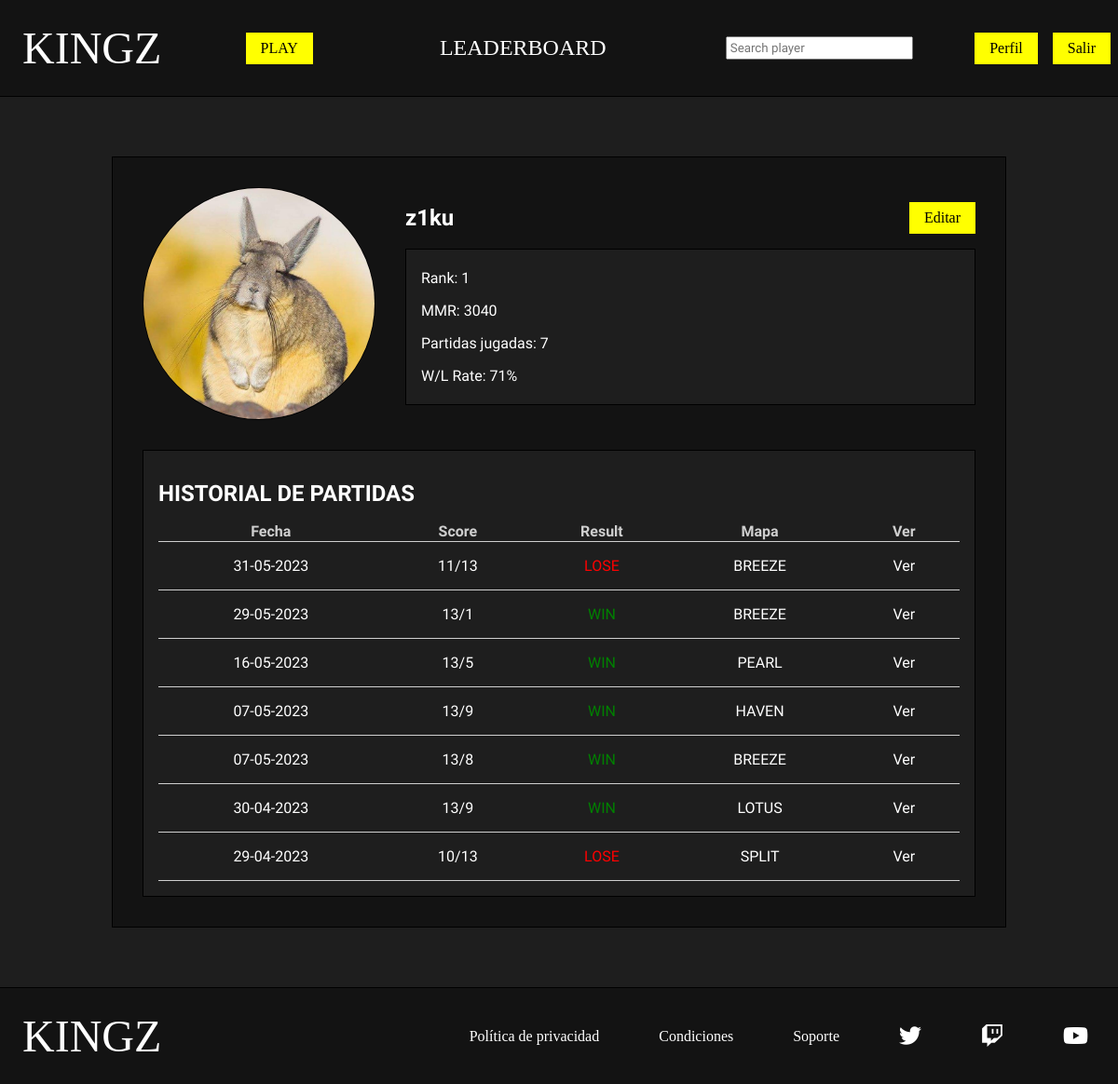
The page /php/perfil.php (signed in) on the database its author committed.
### tables this page shows
CREATE TABLE `usuario` (
  `id` bigint(20) UNSIGNED NOT NULL,
  `nick` varchar(20) NOT NULL,
  `pass` varchar(100) NOT NULL,
  `correo` varchar(50) DEFAULT NULL,
  `foto` varchar(50) DEFAULT NULL,
  `mmr` int(5) UNSIGNED DEFAULT NULL,
  `estado` tinyint(1) UNSIGNED DEFAULT NULL,
  `en_partida` tinyint(1) UNSIGNED DEFAULT NULL,
  `buscando` tinyint(1) UNSIGNED DEFAULT NULL
);

### php/perfil.php (the view, shortened to what this page needs)
<?php
    require_once "funciones.php";
?>
<!DOCTYPE html>
<html lang="en">
<head>
    <link rel="stylesheet" href="../css/estilos.css">
    <link rel="stylesheet" href="https://cdnjs.cloudflare.com/ajax/libs/font-awesome/6.2.0/css/all.min.css" />
</head>
<body>
    <?php
        if(isset($_SESSION['nick']) && isset($_SESSION['pass'])){
            $nick=$_SESSION['nick'];
            $pass=$_SESSION['pass'];
            $esAdmin=comprobarAdmin($nick,$pass);
            if($esAdmin){
                headerAdmin();
                $tipo_usu="admin";
            }else{
                headerPlayer();
                $tipo_usu="player";
            }
        }else{
            headerGuest();
            $tipo_usu="guest";
        }
    ?>
    <main>
        <section id="perfil_jugador" class="seccion">
            <?php
                $id=id_jugador_por_nick($nick);
                $datos_jugador=jugador_por_id($id);
            ?>
            <div id="jugador">
                <?php
                    if($datos_jugador['foto']!=null){
                        echo "<img src=\"../img/jugador/$datos_jugador[foto]\">";
                    }else{
                        echo "<img src=\"../img/jugador/jugador.png\">";
                    }
                ?>
                <div id="datos_jugador">
                    <div id="cabecera_perfil_jugador">
                        <?php
                            echo "<h2>$datos_jugador[nick]</h2>";
                            if($datos_jugador['nick']==$nick){
                                echo '<form action="editar_perfil.php" method="post">
                                <input type="submit" id="editar_perfil" name="editar_perfil" value="Editar">
                                <input type="hidden" name="id_usuario" value="'.$id.'">
                                </form>';
                            }
                        ?>
                    </div>
                    <div id="estadisticas">
                        <div>
                            <?php
                                $rank=obtener_rank_jugador($id);
                                echo "<p>Rank: $rank</p>";
                                echo "<p>MMR: $datos_jugador[mmr]</p>";
                                $partidas_totales=partidas_totales($id);
                                if($partidas_totales>0){
                                    $partidas_ganadas=partidas_ganadas($id);
                                    $win_rate=($partidas_ganadas/$partidas_totales) * 100;
                                    $win_truncado = intval($win_rate);
                                    echo "<p>Partidas jugadas: $partidas_totales</p>";
                                    echo "<p>W/L Rate: $win_truncado%</p>";
                                }else{
                                    echo "<p>Partidas jugadas: 0</p>";
                                    echo "<p>W/L Rate: -</p>";
                                }
                            ?>
                        </div>
                    </div>
                </div>
            </div>
            <div id="historial_jugador">
                <?php
                    $historial=obtener_historial_partidas($id);
                ?>
                <h2>HISTORIAL DE PARTIDAS</h2>
                <table>
                    <thead>
                        <tr>
                            <th>Fecha</th>
                            <th>Score</th>
                            <th>Result</th>
                            <th>Mapa</th>
                            <th>Ver</th>
                        </tr>
                    </thead>
                    <tbody>
                        <?php
                            if($historial!=null){
                                for($i=0;$i<count($historial);$i++){
                                    $fecha=date("d-m-Y",strtotime($historial[$i]['fecha']));
                                    echo '<tr>
                                    <td>'.$fecha.'</td>
                                    <td>'.$historial[$i]['resultado_a'].'/'.$historial[$i]['resultado_b'].'</td>';
                                    if($historial[$i]['ganado']==true){
                                        echo '<td class="win">WIN</td>';
                                    }else{
                                        echo '<td class="lose">LOSE</td>';
                                    }
                                    echo '<td>'.$historial[$i]['mapa'].'</td>
                                    <td><a href="match.php?id_partida='.$historial[$i]['id'].'">Ver</a></td>
                                    </tr>';
                                }
                            }
                        ?>
                    </tbody>
                </table>
            </div>
        </section>
    </main>
</body>
</html>

### css/estilos.css (style rules this page uses)
* { box-sizing: border-box; }
body { margin: 0%; background-color: #1e1e1e; font-family: 'Play', sans-serif; color: white; }
img { max-width: 100%; }
input[type=submit] { border: none; text-align: center; text-decoration: none; }
table a { text-decoration: none; color: #fff; }
.seccion { width: 80%; margin: 4rem auto; min-height: 90vh; display: flex; flex-direction: column; }
#perfil_jugador { display: flex; flex-direction: column; background-color: #131313; border: 1px solid black; padding: 2rem; color: white; }
#cabecera_perfil_jugador { display: flex; align-items: center; justify-content: space-between; }
#perfil_jugador h2 { margin: 1rem 0; }
#editar_perfil { background-color: yellow; padding: 0.5rem 1rem; font-family: "Jeju"; font-size: 1rem; margin: 1rem 0; }
#jugador { display: flex; width: 100%; }
#jugador img { border: 1px solid black; width: 250px; height: 250px; object-fit: cover; margin-right: 2rem; border-radius: 100%; }
#datos_jugador { display: flex; flex-direction: column; width: 100%; }
#estadisticas { display: flex; flex-wrap: wrap; background-color: #1e1e1e; padding: 0.3rem 1rem; border: 1px solid black; }
#historial_jugador { margin-top: 2rem; padding: 1rem; background-color: #1e1e1e; border: 1px solid black; overflow-x: auto; }
#historial_jugador table { border-collapse: collapse; width: 100%; }
#historial_jugador tr { border-bottom: 1px solid #cfcfcf; }
#historial_jugador td { padding: 1rem; text-align: center; }
#historial_jugador th { color: #cfcfcf; }
.win { color: green; }
.lose { color: red; }

### rows shown on the page
usuario: foto (picture), nick "z1ku", id "1", mmr "3040"

### other values the page prints
$partidas_totales "7"
$win_truncado "71"
$fecha "31-05-2023"
$historial[$i]['resultado_a'] "11"
$historial[$i]['resultado_b'] "13"
$historial[$i]['mapa'] "BREEZE"
$fecha "29-05-2023"
$historial[$i]['resultado_a'] "13"
$historial[$i]['resultado_b'] "1"
$fecha "16-05-2023"
$historial[$i]['resultado_b'] "5"
$historial[$i]['mapa'] "PEARL"
$fecha "07-05-2023"
$historial[$i]['resultado_b'] "9"
$historial[$i]['mapa'] "HAVEN"
